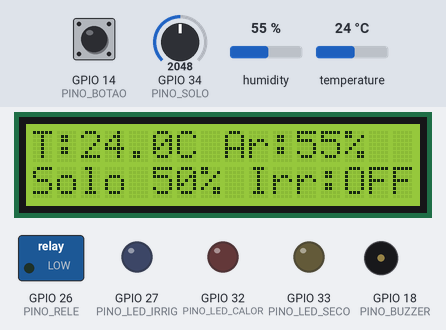
A program run on a simulated ESP32. Parts: 16×2 character LCD, switched loads named in the program (green lamp = pin HIGH), output pins drawn as LEDs (lit = HIGH), buzzer (waves = sounding). Dashed ring = blinking. Inputs (shaded band) come from the test bench; at power-on: humidity 55 %, GPIO 34 (PINO_SOLO) = 2048, temperature 24 °C, GPIO 14 (PINO_BOTAO) HIGH (analog values on the 0–4095 scale). What the program prints to the serial monitor is not drawn.

Above: at 2.7 s.
2.8 s: humidity set to 21 %
At 6.8 s:
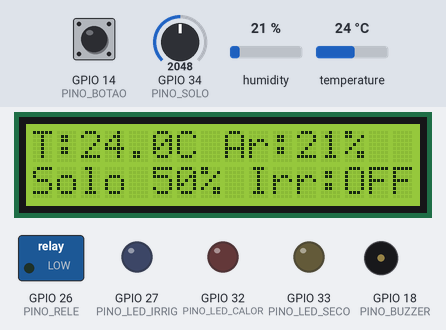
7.1 s: humidity set to 18 %
At 11.88 s:
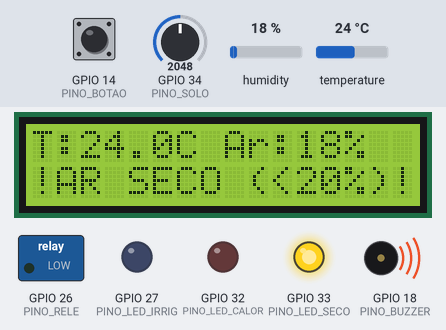
12.1 s: GPIO 34 (PINO_SOLO) set to 1289
At 14.0 s:
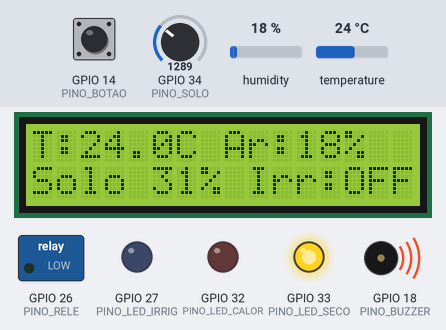
15.1 s: GPIO 34 (PINO_SOLO) set to 1201
At 18.0 s:
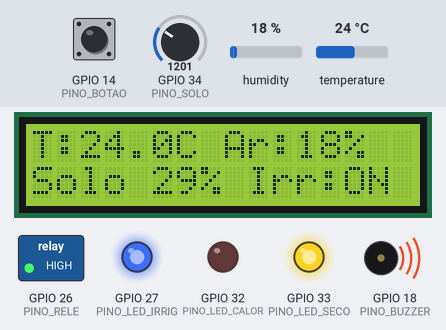
18.1 s: temperature set to 34.2 °C
At 22.38 s:
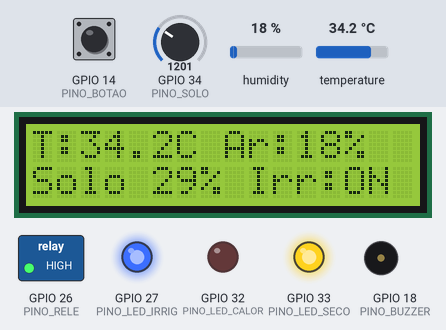
23.1 s: temperature set to 35.7 °C
At 28.0 s:
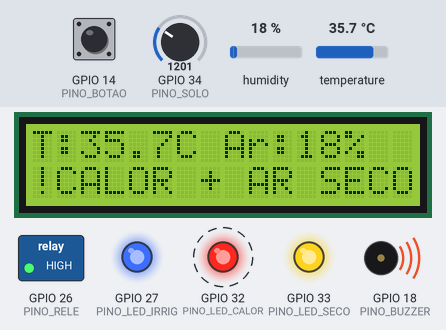
Timing chart, 0 to 30.1 s (numbered marks = the images above; inputs shaded):
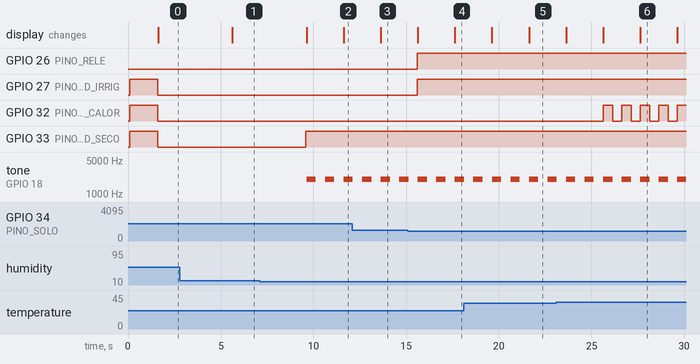

Measured:
- the behaviour switches between 20 and 19 % on humidity (found by bisection; images 1 and 2)
- the behaviour switches between 1229 and 1228 on GPIO 34 (PINO_SOLO) (found by bisection; images 3 and 4)
- the behaviour switches between 35 and 35.1 °C on temperature (found by bisection; images 5 and 6)
- after the input at 2.8 s, the display: changes after 2.8 s (image 1)
- after the input at 7.1 s, GPIO 33 (PINO_LED_SECO): LOW → HIGH after 2.5 s; tone on GPIO 18 (PINO_BUZZER): alternates 2000 Hz for 0.50 s and silent for 0.50 s, starting after 2.5 s; the display: first changes after 2.5 s (image 2 shows a later state)
- after the input at 12.1 s, the display: changes after 1.5 s (image 3)
- after the input at 15.1 s, GPIO 26 (PINO_RELE), GPIO 27 (PINO_LED_IRRIG): LOW → HIGH after 0.50 s; the display: first differs from a run without the input after 2.5 s (image 4)
- after the input at 18.1 s, the display: first differs from a run without the input after 3.5 s (image 5)
- after the input at 23.1 s, GPIO 32 (PINO_LED_CALOR): alternates HIGH for 0.50 s and LOW for 0.50 s, starting after 2.5 s; the display: first differs from a run without the input after 2.5 s (image 6 shows a later state)

The program:

main.cpp
```cpp
/*
 * ============================================================================
 *  ESTAÇÃO DE MONITORAMENTO DE JARDIM INTELIGENTE
 *  Sistemas Digitais - Avaliação NP1 (Trabalho Complementar)
 *  Plataforma: ESP32 DevKit + VS Code + PlatformIO + Wokwi
 * ============================================================================
 *
 *  Projeto base:
 *    - DHT22  -> temperatura (°C) e umidade do ar (%)
 *    - Potenciômetro -> simula a sonda de umidade do solo (0% a 100%)
 *    - LCD 16x2 I2C -> exibição local dos dados
 *    - Serial 115200 baud -> telemetria / log
 *    - Leitura periódica a cada 2 segundos (sem usar delay)
 *
 *  Melhoria 1 - Irrigação automática:
 *    - Módulo relé (bomba d'água) + LED azul indicador
 *    - Liga quando o solo fica abaixo de 30% e desliga acima de 40%
 *      (histerese, para o relé não ficar ligando/desligando sem parar)
 *
 *  Melhoria 2 - Alarme visual e sonoro para condições críticas:
 *    - LED vermelho pisca se a temperatura passar de 35 °C
 *    - LED amarelo acende se o solo estiver seco (<30%) ou o ar seco (<20%)
 *    - Buzzer bipa de forma intermitente se temperatura > 35 °C
 *      ou umidade do ar < 20%
 *    - Botão "silenciar" ligado a uma INTERRUPÇÃO externa: desliga o som
 *      do buzzer até a condição crítica acabar (os LEDs continuam avisando)
 * ============================================================================
 */

#include <Arduino.h>
#include <Wire.h>               // comunicação I2C
#include <LiquidCrystal_I2C.h>  // display LCD com módulo I2C
#include <DHT.h>                // sensor de temperatura e umidade

// ----------------------------------------------------------------------------
//  MAPA DE PINOS (ESP32)
// ----------------------------------------------------------------------------
#define PINO_DHT          4    // Dado do DHT22
#define PINO_SOLO         34   // Potenciômetro (entrada analógica ADC1)
#define PINO_RELE         26   // Entrada IN do módulo relé (bomba)
#define PINO_LED_IRRIG    27   // LED azul: irrigação ligada
#define PINO_LED_CALOR    32   // LED vermelho: calor excessivo
#define PINO_LED_SECO     33   // LED amarelo: solo seco / ar seco
#define PINO_BUZZER       18   // Buzzer
#define PINO_BOTAO        14   // Botão para silenciar o alarme
// LCD I2C: SDA = GPIO 21 e SCL = GPIO 22 (pinos I2C padrão do ESP32)

// ----------------------------------------------------------------------------
//  PARÂMETROS DO SISTEMA
// ----------------------------------------------------------------------------
#define TIPO_DHT              DHT22
#define ENDERECO_LCD          0x27     // Endereço I2C do LCD no Wokwi
#define INTERVALO_LEITURA_MS  2000UL   // Leitura dos sensores a cada 2 s

#define SOLO_LIGA_IRRIGACAO      30    // Abaixo disso: liga a bomba (%)
#define SOLO_DESLIGA_IRRIGACAO   40    // Acima disso: desliga a bomba (%)
#define LIMITE_TEMP_CRITICA      35.0  // Calor excessivo (°C)
#define LIMITE_UMIDADE_AR_BAIXA  20.0  // Ar muito seco (%)

#define FREQ_BUZZER_HZ        2000     // Tom do alarme
#define PERIODO_PISCA_MS      500UL    // Pisca LED / bipa buzzer a cada 0,5 s
#define DEBOUNCE_BOTAO_MS     200UL    // Filtro contra trepidação do botão

// ----------------------------------------------------------------------------
//  OBJETOS DOS PERIFÉRICOS
// ----------------------------------------------------------------------------
LiquidCrystal_I2C lcd(ENDERECO_LCD, 16, 2);
DHT dht(PINO_DHT, TIPO_DHT);

// ----------------------------------------------------------------------------
//  VARIÁVEIS GLOBAIS DE ESTADO
// ----------------------------------------------------------------------------
float temperatura = 0;        // °C
float umidadeAr = 0;          // %
int   umidadeSolo = 0;        // %
bool  leituraDhtOk = false;   // false se o DHT22 falhar

bool irrigacaoLigada = false;
bool alarmeCalor = false;     // temperatura > 35 °C
bool alarmeArSeco = false;    // umidade do ar < 20%
bool alertaSoloSeco = false;  // solo < 30%
bool alarmeSilenciado = false;

bool mostrarTelaAlerta = false;  // alterna a linha 2 do LCD quando há alarme

unsigned long ultimaLeitura = 0;
unsigned long ultimoPisca = 0;
bool faseAlarme = false;         // liga/desliga do pisca e do bipe
bool buzzerTocando = false;      // estado atual do buzzer

// Variáveis usadas dentro da interrupção precisam ser "volatile"
volatile bool botaoFoiPressionado = false;
unsigned long ultimoBotao = 0;

// ----------------------------------------------------------------------------
//  ROTINA DE INTERRUPÇÃO (ISR) DO BOTÃO
//  Deve ser curta: apenas sinaliza o evento; o tratamento fica no loop().
//  IRAM_ATTR coloca a função na RAM interna, exigência do ESP32 para ISRs.
// ----------------------------------------------------------------------------
void IRAM_ATTR isrBotaoSilenciar() {
  botaoFoiPressionado = true;
}

// ----------------------------------------------------------------------------
//  LEITURA DOS SENSORES
// ----------------------------------------------------------------------------
void lerSensores() {
  // DHT22: temperatura e umidade do ar
  float t = dht.readTemperature();
  float h = dht.readHumidity();

  if (isnan(t) || isnan(h)) {
    leituraDhtOk = false;            // falha na comunicação com o sensor
  } else {
    leituraDhtOk = true;
    temperatura = t;
    umidadeAr = h;
  }

  // Solo: o ADC do ESP32 tem 12 bits (0 a 4095).
  // Convertemos para porcentagem de 0% (seco) a 100% (encharcado).
  int leituraBruta = analogRead(PINO_SOLO);
  umidadeSolo = map(leituraBruta, 0, 4095, 0, 100);
  umidadeSolo = constrain(umidadeSolo, 0, 100);
}

// ----------------------------------------------------------------------------
//  MELHORIA 1: CONTROLE DA IRRIGAÇÃO COM HISTERESE
// ----------------------------------------------------------------------------
void controlarIrrigacao() {
  if (!irrigacaoLigada && umidadeSolo < SOLO_LIGA_IRRIGACAO) {
    irrigacaoLigada = true;
    Serial.printf("[EVENTO] Irrigacao LIGADA  (solo em %d%%)\n", umidadeSolo);
  } else if (irrigacaoLigada && umidadeSolo > SOLO_DESLIGA_IRRIGACAO) {
    irrigacaoLigada = false;
    Serial.printf("[EVENTO] Irrigacao DESLIGADA (solo em %d%%)\n", umidadeSolo);
  }

  digitalWrite(PINO_RELE, irrigacaoLigada ? HIGH : LOW);
  digitalWrite(PINO_LED_IRRIG, irrigacaoLigada ? HIGH : LOW);
}

// ----------------------------------------------------------------------------
//  MELHORIA 2: AVALIAÇÃO DAS CONDIÇÕES CRÍTICAS
// ----------------------------------------------------------------------------
void avaliarAlarmes() {
  bool calorAntes = alarmeCalor;
  bool arSecoAntes = alarmeArSeco;

  // Só avalia temperatura/umidade do ar se o DHT22 respondeu
  alarmeCalor  = leituraDhtOk && (temperatura > LIMITE_TEMP_CRITICA);
  alarmeArSeco = leituraDhtOk && (umidadeAr < LIMITE_UMIDADE_AR_BAIXA);
  alertaSoloSeco = (umidadeSolo < SOLO_LIGA_IRRIGACAO);

  // Registra no Serial quando um alarme começa
  if (alarmeCalor && !calorAntes) {
    Serial.printf("[ALERTA] Temperatura critica: %.1f C\n", temperatura);
  }
  if (alarmeArSeco && !arSecoAntes) {
    Serial.printf("[ALERTA] Ar muito seco: %.0f%%\n", umidadeAr);
  }

  // Quando não há mais condição crítica, o alarme é "rearmado":
  // na próxima ocorrência o buzzer volta a tocar.
  if (!alarmeCalor && !alarmeArSeco && alarmeSilenciado) {
    alarmeSilenciado = false;
    Serial.println("[EVENTO] Condicoes normalizadas - alarme rearmado");
  }

  // LED amarelo: aceso fixo enquanto o solo ou o ar estiverem secos
  digitalWrite(PINO_LED_SECO, (alertaSoloSeco || alarmeArSeco) ? HIGH : LOW);
}

// ----------------------------------------------------------------------------
//  Pisca o LED vermelho e faz o buzzer bipar SEM usar delay(),
//  assim o resto do programa continua rodando normalmente.
// ----------------------------------------------------------------------------
void atualizarSinaisDeAlarme() {
  unsigned long agora = millis();
  if (agora - ultimoPisca >= PERIODO_PISCA_MS) {
    ultimoPisca = agora;
    faseAlarme = !faseAlarme;
  }

  // LED vermelho pisca enquanto houver calor excessivo
  digitalWrite(PINO_LED_CALOR, (alarmeCalor && faseAlarme) ? HIGH : LOW);

  // Buzzer bipa se houver condição crítica e o alarme não foi silenciado
  // (só chama tone/noTone quando o estado muda, para não sobrecarregar)
  bool deveTocar = (alarmeCalor || alarmeArSeco) && !alarmeSilenciado && faseAlarme;
  if (deveTocar && !buzzerTocando) {
    tone(PINO_BUZZER, FREQ_BUZZER_HZ);
    buzzerTocando = true;
  } else if (!deveTocar && buzzerTocando) {
    noTone(PINO_BUZZER);
    buzzerTocando = false;
  }
}

// ----------------------------------------------------------------------------
//  Trata o botão (sinalizado pela interrupção) com debounce por software
// ----------------------------------------------------------------------------
void tratarBotao() {
  if (!botaoFoiPressionado) return;
  botaoFoiPressionado = false;

  unsigned long agora = millis();
  if (agora - ultimoBotao < DEBOUNCE_BOTAO_MS) return;  // trepidação: ignora
  ultimoBotao = agora;

  if (alarmeCalor || alarmeArSeco) {
    alarmeSilenciado = true;
    noTone(PINO_BUZZER);
    buzzerTocando = false;
    Serial.println("[EVENTO] Alarme sonoro SILENCIADO pelo botao");
  }
}

// ----------------------------------------------------------------------------
//  Escreve uma linha completa no LCD (completa com espaços até 16 colunas,
//  evitando "sobras" de textos anteriores sem precisar de lcd.clear()).
// ----------------------------------------------------------------------------
void escreverLinhaLCD(uint8_t linha, const char *texto) {
  char buffer[17];
  snprintf(buffer, sizeof(buffer), "%-16s", texto);
  lcd.setCursor(0, linha);
  lcd.print(buffer);
}

// ----------------------------------------------------------------------------
//  ATUALIZAÇÃO DO DISPLAY LCD 16x2
//  Linha 1: temperatura e umidade do ar
//  Linha 2: umidade do solo e estado da irrigação
//           (se houver alarme, alterna com a mensagem de alerta)
// ----------------------------------------------------------------------------
void atualizarLCD() {
  char linha[17];

  // Linha 1
  if (leituraDhtOk) {
    snprintf(linha, sizeof(linha), "T:%.1fC Ar:%.0f%%", temperatura, umidadeAr);
  } else {
    snprintf(linha, sizeof(linha), "Erro no DHT22!");
  }
  escreverLinhaLCD(0, linha);

  // Linha 2
  bool haAlarme = alarmeCalor || alarmeArSeco;
  if (haAlarme && mostrarTelaAlerta) {
    if (alarmeCalor && alarmeArSeco) {
      snprintf(linha, sizeof(linha), "!CALOR + AR SECO");
    } else if (alarmeCalor) {
      snprintf(linha, sizeof(linha), "!! CALOR >35C !!");
    } else {
      snprintf(linha, sizeof(linha), "!AR SECO (<20%%)!");
    }
  } else {
    snprintf(linha, sizeof(linha), "Solo%3d%% Irr:%s",
             umidadeSolo, irrigacaoLigada ? "ON" : "OFF");
  }
  escreverLinhaLCD(1, linha);

  // Na próxima atualização mostra a outra tela
  mostrarTelaAlerta = haAlarme ? !mostrarTelaAlerta : false;
}

// ----------------------------------------------------------------------------
//  TELEMETRIA VIA SERIAL (115200 baud)
// ----------------------------------------------------------------------------
void enviarTelemetria() {
  unsigned long segundos = millis() / 1000;

  if (leituraDhtOk) {
    Serial.printf("[%5lus] Temp: %5.1f C | Ar: %3.0f %% | ",
                  segundos, temperatura, umidadeAr);
  } else {
    Serial.printf("[%5lus] Temp: ERRO    | Ar: ERRO  | ", segundos);
  }

  const char *estado = "NORMAL";
  if (alarmeCalor && alarmeArSeco) estado = "CALOR + AR SECO";
  else if (alarmeCalor)            estado = "CALOR";
  else if (alarmeArSeco)           estado = "AR SECO";

  Serial.printf("Solo: %3d %% | Irrigacao: %-9s | Alarme: %s%s\n",
                umidadeSolo,
                irrigacaoLigada ? "LIGADA" : "DESLIGADA",
                estado,
                alarmeSilenciado ? " (silenciado)" : "");
}

// ----------------------------------------------------------------------------
//  SETUP: executa uma vez ao ligar a placa
// ----------------------------------------------------------------------------
void setup() {
  Serial.begin(115200);
  Serial.println();
  Serial.println("=== Estacao de Monitoramento de Jardim Inteligente ===");

  // Saídas digitais
  pinMode(PINO_RELE, OUTPUT);
  pinMode(PINO_LED_IRRIG, OUTPUT);
  pinMode(PINO_LED_CALOR, OUTPUT);
  pinMode(PINO_LED_SECO, OUTPUT);
  pinMode(PINO_BUZZER, OUTPUT);

  // Botão com resistor de pull-up interno: solto = HIGH, pressionado = LOW
  pinMode(PINO_BOTAO, INPUT_PULLUP);
  attachInterrupt(digitalPinToInterrupt(PINO_BOTAO), isrBotaoSilenciar, FALLING);

  // Entrada analógica do solo (resolução de 12 bits)
  analogReadResolution(12);

  // Sensores e display
  dht.begin();
  Wire.begin(21, 22);  // SDA, SCL
  lcd.init();
  lcd.backlight();

  // Tela de abertura + teste rápido dos LEDs
  escreverLinhaLCD(0, "Jardim Intelig.");
  escreverLinhaLCD(1, "Iniciando...");
  digitalWrite(PINO_LED_IRRIG, HIGH);
  digitalWrite(PINO_LED_CALOR, HIGH);
  digitalWrite(PINO_LED_SECO, HIGH);
  delay(1500);  // único delay do programa: só na inicialização
  digitalWrite(PINO_LED_IRRIG, LOW);
  digitalWrite(PINO_LED_CALOR, LOW);
  digitalWrite(PINO_LED_SECO, LOW);

  Serial.println("Sistema pronto. Leituras a cada 2 segundos.");

  // Força a primeira leitura logo no início do loop
  ultimaLeitura = millis() - INTERVALO_LEITURA_MS;
}

// ----------------------------------------------------------------------------
//  LOOP: executa continuamente
//  Usa millis() para temporização não bloqueante: o botão, o pisca do LED
//  e o bipe do buzzer continuam respondendo entre uma leitura e outra.
// ----------------------------------------------------------------------------
void loop() {
  unsigned long agora = millis();

  if (agora - ultimaLeitura >= INTERVALO_LEITURA_MS) {
    ultimaLeitura = agora;

    lerSensores();          // 1. Lê DHT22 e solo
    controlarIrrigacao();   // 2. Melhoria 1: relé + LED azul
    avaliarAlarmes();       // 3. Melhoria 2: verifica condições críticas
    atualizarLCD();         // 4. Mostra no display
    enviarTelemetria();     // 5. Envia log pela Serial
  }

  tratarBotao();              // Botão de silenciar (via interrupção)
  atualizarSinaisDeAlarme();  // Pisca LED vermelho e bipa o buzzer
}
```
